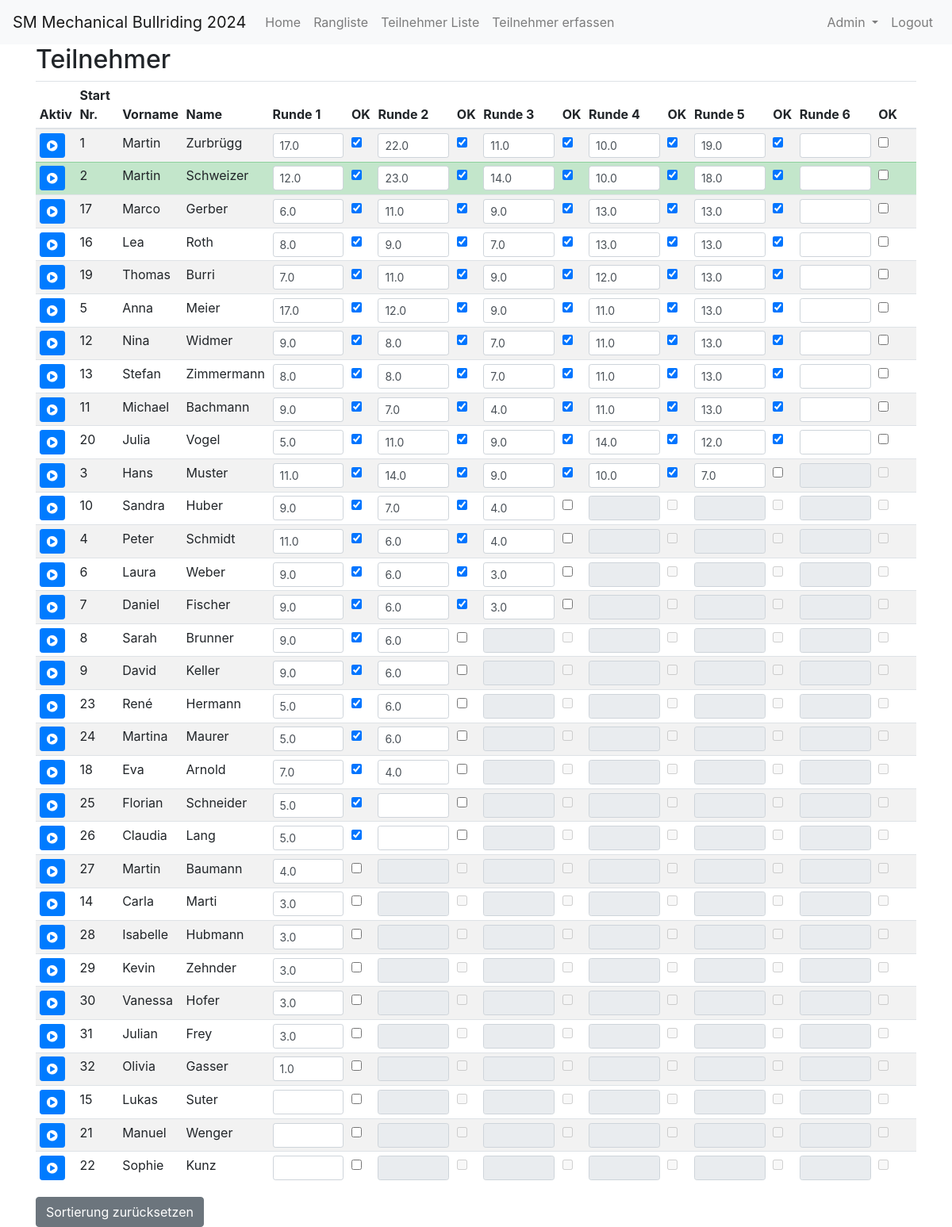
Before: /index (signed in) with the older database file.
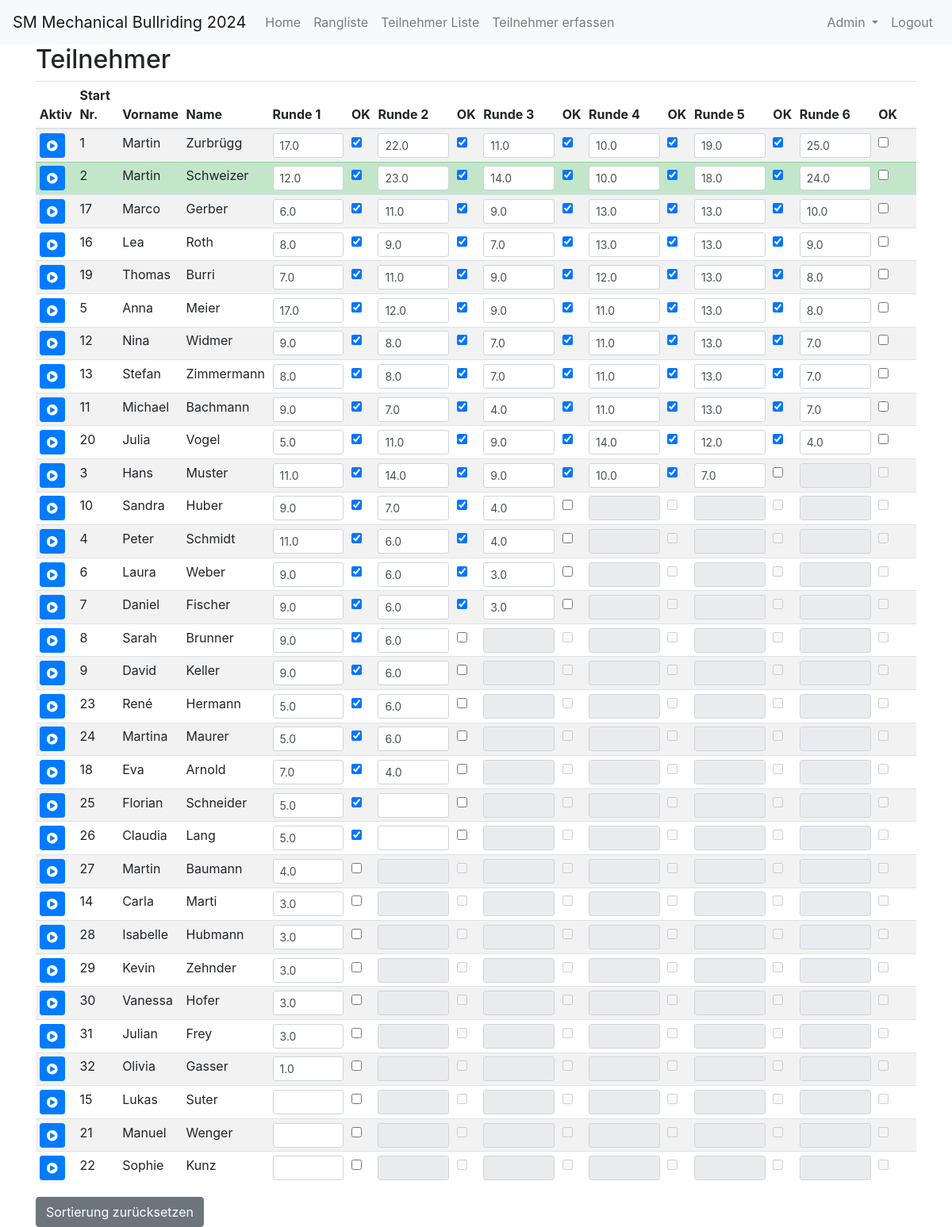
After: the same page with the newer database file.
### app/models.py (models this page shows, shortened)
class Participant(db.Model):
    id = db.Column(db.Integer, primary_key=True)
    active = db.Column(db.Boolean, default=False)
    start_nr = db.Column(db.Integer, nullable=True, unique=True)
    first_name = db.Column(db.String(64), nullable=False)
    last_name = db.Column(db.String(64), nullable=False)
    address = db.Column(db.String(128), nullable=False)
    postal_code = db.Column(db.String(10), nullable=False)
    city = db.Column(db.String(64), nullable=False)
    email = db.Column(db.String(120), nullable=True)
    phone = db.Column(db.String(20), nullable=True)
    time1 = db.Column(db.Float, nullable=True)
    time2 = db.Column(db.Float, nullable=True)
    time3 = db.Column(db.Float, nullable=True)
    time4 = db.Column(db.Float, nullable=True)
    time5 = db.Column(db.Float, nullable=True)
    time6 = db.Column(db.Float, nullable=True)
    round1_passed = db.Column(db.Boolean, default=False)
    round2_passed = db.Column(db.Boolean, default=False)
    round3_passed = db.Column(db.Boolean, default=False)
    round4_passed = db.Column(db.Boolean, default=False)
    round5_passed = db.Column(db.Boolean, default=False)

### app/routes.py (the view, shortened to what this page needs)
@bp.route('/')
@bp.route('/index')
def index():
    participants = Participant.query.all()
    participants.sort(key=lambda p: (
        p.time6 if p.time6 is not None else float('-inf'),
        p.time5 if p.time5 is not None else float('-inf'),
        p.time4 if p.time4 is not None else float('-inf'),
        p.time3 if p.time3 is not None else float('-inf'),
        p.time2 if p.time2 is not None else float('-inf'),
        p.time1 if p.time1 is not None else float('-inf')
    ), reverse=True)
    if participants is None:
        flash('Keine Teilnehmer gefunden')
        form = ParticipantForm()
        return render_template('participant.html', title='Teilnehmer hinzufügen', form=form)
    current_round = request.args.get('current_round', default=None, type=int)
    if current_round is None:
        current_round = get_current_round(participants)
    return render_template(
        'index.html',
        title='Home',
        participants=participants,
        round1_passed=check_round_passed(participants, 1),
        round2_passed=check_round_passed(participants, 2),
        round3_passed=check_round_passed(participants, 3),
        round4_passed=check_round_passed(participants, 4),
        round5_passed=check_round_passed(participants, 5),
        current_round=current_round
    )

### app/models.py (called while the page is built)
@login.user_loader
def load_user(id):
    return User.query.get(int(id))

### app/routes.py (called while the page is built)
def check_round_passed(participants, round_number):
    if round_number == 1:
        return any(participant.round1_passed for participant in participants)
    elif round_number == 2:
        return any(participant.round2_passed for participant in participants)
    elif round_number == 3:
        return any(participant.round3_passed for participant in participants)
    elif round_number == 4:
        return any(participant.round4_passed for participant in participants)
    elif round_number == 5:
        return any(participant.round5_passed for participant in participants)
    return False

def get_current_round(participants):
    if not check_round_passed(participants, 1):
        return 1
    elif not check_round_passed(participants, 2):
        return 2
    elif not check_round_passed(participants, 3):
        return 3
    elif not check_round_passed(participants, 4):
        return 4
    elif not check_round_passed(participants, 5):
        return 5
    else:
        return 6

### app/templates/index.html (shortened to what the changed rows need)
{% extends "base.html" %}
{% block content %}
  <h2>Teilnehmer</h2>
  <form method="POST" action="{{ url_for('main.update_times_bulk') }}" class="update-form">
    <table class="table table-striped table-sm" id="participantsTable">
      <thead>
        <tr>
          <th>Aktiv</th>
          <th onclick="sortTable(1, true)">Start Nr.</th>
          <th onclick="sortTable(2)">Vorname</th>
          <th onclick="sortTable(3)">Name</th>
          <th onclick="sortTable(4)">Runde 1</th>
          <th onclick="sortTable(5)">OK</th>
          {% if current_round > 1 %}
            <th onclick="sortTable(6)">Runde 2</th>
            <th onclick="sortTable(7)">OK</th>
          {% endif %}
          {% if current_round > 2 %}
            <th onclick="sortTable(8)">Runde 3</th>
            <th onclick="sortTable(9)">OK</th>
          {% endif %}
          {% if current_round > 3 %}
            <th onclick="sortTable(10)">Runde 4</th>
            <th onclick="sortTable(11)">OK</th>
          {% endif %}
          {% if current_round > 4 %}
            <th onclick="sortTable(12)">Runde 5</th>
            <th onclick="sortTable(13)">OK</th>
          {% endif %}
          {% if current_round > 5 %}
            <th onclick="sortTable(14)">Runde 6</th>
            <th onclick="sortTable(15)">OK</th>
          {% endif %}
          <th></th>
          <th></th>
        </tr>
      </thead>
      <tbody>
        {% for participant in participants %}
          <tr class="{% if participant.active %}table-success{% endif %}">
            <td>
              <form method="POST" action="{{ url_for('main.set_active', id=participant.id) }}">
                <button type="submit" class="btn btn-primary btn-sm">
                  <i class="fas fa-play-circle"></i>
                </button>
              </form>
            </td>
            <td>{{ participant.start_nr }}</td>
            <td>{{ participant.first_name }}</td>
            <td>{{ participant.last_name }}</td>
            <td>
              <input type="text" name="time1_{{ participant.id }}" value="{{ participant.time1 or '' }}" class="form-control form-control-sm" onkeydown="submitAndFocusNext(event, this)">
            </td>
            <td>
              <input type="checkbox" name="round1_passed_{{ participant.id }}" {% if participant.round1_passed %}checked{% endif %} onclick="submitCheckbox(this)">
            </td>
            {% if current_round > 1 %}
              <td>
                <input type="text" name="time2_{{ participant.id }}" value="{{ participant.time2 or '' }}" class="form-control form-control-sm" onkeydown="submitAndFocusNext(event, this)" {% if not participant.round1_passed %}disabled{% endif %}>
              </td>
              <td>
                <input type="checkbox" name="round2_passed_{{ participant.id }}" {% if participant.round2_passed %}checked{% endif %} onclick="submitCheckbox(this)" {% if not participant.round1_passed %}disabled{% endif %}>
              </td>
            {% endif %}
            {% if current_round > 2 %}
              <td>
                <input type="text" name="time3_{{ participant.id }}" value="{{ participant.time3 or '' }}" class="form-control form-control-sm" onkeydown="submitAndFocusNext(event, this)" {% if not participant.round2_passed %}disabled{% endif %}>
              </td>
              <td>
                <input type="checkbox" name="round3_passed_{{ participant.id }}" {% if participant.round3_passed %}checked{% endif %} onclick="submitCheckbox(this)" {% if not participant.round2_passed %}disabled{% endif %}>
              </td>
            {% endif %}
            {% if current_round > 3 %}
              <td>
                <input type="text" name="time4_{{ participant.id }}" value="{{ participant.time4 or '' }}" class="form-control form-control-sm" onkeydown="submitAndFocusNext(event, this)" {% if not participant.round3_passed %}disabled{% endif %}>
              </td>
              <td>
                <input type="checkbox" name="round4_passed_{{ participant.id }}" {% if participant.round4_passed %}checked{% endif %} onclick="submitCheckbox(this)" {% if not participant.round3_passed %}disabled{% endif %}>
              </td>
            {% endif %}
            {% if current_round > 4 %}
              <td>
                <input type="text" name="time5_{{ participant.id }}" value="{{ participant.time5 or '' }}" class="form-control form-control-sm" onkeydown="submitAndFocusNext(event, this)" {% if not participant.round4_passed %}disabled{% endif %}>
              </td>
              <td>
                <input type="checkbox" name="round5_passed_{{ participant.id }}" {% if participant.round5_passed %}checked{% endif %} onclick="submitCheckbox(this)" {% if not participant.round4_passed %}disabled{% endif %}>
              </td>
            {% endif %}
            {% if current_round > 5 %}
              <td>
                <input type="text" name="time6_{{ participant.id }}" value="{{ participant.time6 or '' }}" class="form-control form-control-sm" onkeydown="submitAndFocusNext(event, this)" {% if not participant.round5_passed %}disabled{% endif %}>
              </td>
              <td>
                <input type="checkbox" name="round6_passed_{{ participant.id }}" {% if participant.round6_passed %}checked{% endif %} onclick="submitCheckbox(this)" {% if not participant.round5_passed %}disabled{% endif %}>
              </td>
            {% endif %}
            <td></td>
            <td></td>
          </tr>
        {% endfor %}
      </tbody>
    </table>
  </form>
{% endblock %}

Changed rows visible on the page:
changed Participant "Zurbrügg": time6 (not shown) → "25.0"
changed Participant "Schweizer": time6 (not shown) → "24.0"
changed Participant "Marco": time6 (not shown) → "10.0"
changed Participant "Lea": time6 (not shown) → "9.0"
changed Participant "Thomas": time6 (not shown) → "8.0"
changed Participant "Anna": time6 (not shown) → "8.0"
changed Participant "Nina": time6 (not shown) → "7.0"
changed Participant "Stefan": time6 (not shown) → "7.0"
changed Participant "Michael": time6 (not shown) → "7.0"
changed Participant "Julia": time6 (not shown) → "4.0"
